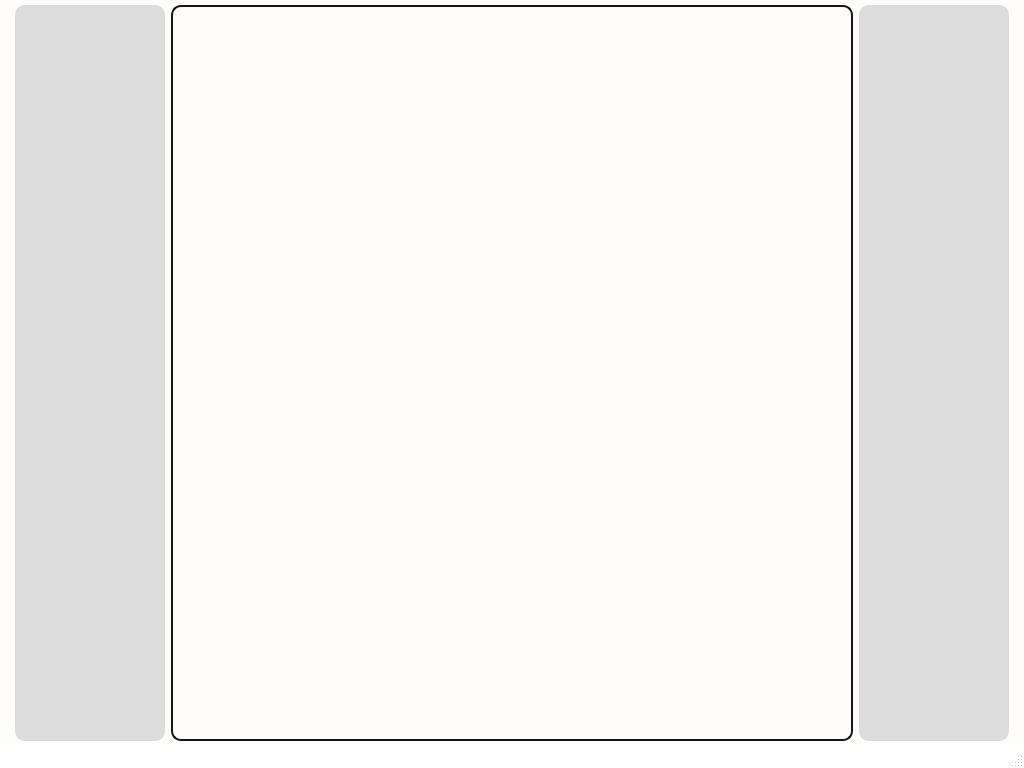
<?xml version="1.0" encoding="UTF-8"?>
<ui version="4.0">
 <class>MainWindow</class>
 <widget class="QMainWindow" name="MainWindow">
  <property name="geometry">
   <rect>
    <x>0</x>
    <y>0</y>
    <width>1024</width>
    <height>768</height>
   </rect>
  </property>
  <property name="sizePolicy">
   <sizepolicy hsizetype="Preferred" vsizetype="Preferred">
    <horstretch>0</horstretch>
    <verstretch>0</verstretch>
   </sizepolicy>
  </property>
  <property name="minimumSize">
   <size>
    <width>0</width>
    <height>0</height>
   </size>
  </property>
  <property name="maximumSize">
   <size>
    <width>16777215</width>
    <height>16777215</height>
   </size>
  </property>
  <property name="font">
   <font>
    <family>Roboto</family>
   </font>
  </property>
  <property name="windowTitle">
   <string>NanoCET</string>
  </property>
  <property name="styleSheet">
   <string notr="true">QMainWindow {
	background-color: rgb(255, 255, 255);
}

/*rgba(255, 117, 26)*/
/*rgba(226, 83, 3)*/

QWidget#centralwidget {
	background-color: rgba(226, 83, 3, 1%);
	padding-top: 20px;
	padding-right: 20px;
	padding-left: 20px;
	padding-bottom: 5px;
}

QWidget#main_widget {
	border-color: rgb(22,22,22);
	border-style: solid;
    border-radius: 10px;
	border-width: 2px;
}

QPushButton {
	background-color: rgba(226, 83, 3, 100%);
	color: rgb(255,255,255);
	border-color: rgba(226, 83, 3, 100%);
	border-width: 1px;
	border-style: solid;
	border-radius: 10px;
	font-size: 16px;
	max-width: 200px;
	/*font-weight: bold;*/
	
}

QPushButton[flat='false'] {
	background-color: rgba(226, 83, 3, 100%);
	color: rgb(255,255,255);
	border-color: rgba(226, 83, 3, 100%);
	border-width: 1px;
	border-style: solid;
	border-radius: 10px;
	font-size: 16px;
	max-width: 200px;
	/*font-weight: bold;*/
	
}

QPushButton[flat='true'] {
	background-color: rgba(226, 83, 3, 1%);
	border-color: rgba(226, 83, 3, 50%);
	color: rgba(226, 83, 3, 50%);
}

QMenu {
	background-color: rgba(255, 117, 26, 100%);
	color: rgb(255,255,255);
	border-color: rgba(255, 117, 26, 100%);
	border-width: 1px;
	border-style: solid;
	border-radius: 10px;
	font-size: 16px;
}

QLabel {
	font-size: 16px; /*5rem;*/
	font-weight: 300;
}

QLabel[objectName^='subtitle'] {
	font-size: 18px; /*5rem;*/
	font-weight: 400;
	border: 1px solid rgb(255,255,255);
	border-bottom: 1px solid rgb(226, 83, 3);
}

QLabel#title {
	font-size: 24px;
	font-weight: 300;
	color: rgba(226, 83, 3, 100%);
	padding-left: 1px;
}

QLabel#helptext_label {
	font-size: 14px;
	font-weight: 100;
	padding-top: 16px;
}

QFrame#frame {
	border-color: rgba(226, 83, 3, 100%);
	border-style: solid;
    border-radius: 10px;
	border-width: 2px;
	min-width: 200px;
	max-width: 200px;
}

QLineEdit, QComboBox {
	border-radius: 10px;
	border-width: 1px;
	border-style: solid;
	border-color: rgba(0,0,0,50%);
	padding-left: 5px;
	font-size: 16px;
}

QComboBox::drop-down, QComboBox::drop-down:button {
	border-radius: 12px;
}</string>
  </property>
  <widget class="QWidget" name="centralwidget">
   <layout class="QHBoxLayout" name="horizontalLayout_2" stretch="0,5,0">
    <property name="leftMargin">
     <number>15</number>
    </property>
    <property name="topMargin">
     <number>5</number>
    </property>
    <property name="rightMargin">
     <number>15</number>
    </property>
    <property name="bottomMargin">
     <number>5</number>
    </property>
    <item>
     <widget class="QFrame" name="left_frame">
      <property name="minimumSize">
       <size>
        <width>150</width>
        <height>0</height>
       </size>
      </property>
      <property name="styleSheet">
       <string notr="true">Label {
	font-size: 16px;
	font-weight: 200;
	color: rgba(0,0,0,30%);
	border-color: rgb(100,200,100);
	border-style: solid;
    border-radius: 10px;
	border-width: 2px;
    /*margin: 2px;
	max-height: 50px;
	max-width: 150px;*/
}

QFrame {
	background-color: rgb(220,220,220);
	border-color: rgb(220,220,220);
	border-style: solid;
    border-radius: 10px;
	border-width: 2px;
    padding: 2px;
}</string>
      </property>
      <layout class="QVBoxLayout" name="verticalLayout">
       <property name="spacing">
        <number>3</number>
       </property>
       <item>
        <spacer name="horizontalSpacer">
         <property name="orientation">
          <enum>Qt::Horizontal</enum>
         </property>
         <property name="sizeHint" stdset="0">
          <size>
           <width>40</width>
           <height>20</height>
          </size>
         </property>
        </spacer>
       </item>
      </layout>
     </widget>
    </item>
    <item>
     <widget class="QWidget" name="main_widget" native="true">
      <property name="minimumSize">
       <size>
        <width>0</width>
        <height>0</height>
       </size>
      </property>
      <property name="styleSheet">
       <string notr="true"/>
      </property>
      <layout class="QVBoxLayout" name="verticalLayout_2">
       <property name="sizeConstraint">
        <enum>QLayout::SetDefaultConstraint</enum>
       </property>
      </layout>
     </widget>
    </item>
    <item>
     <widget class="QFrame" name="right_frame">
      <property name="minimumSize">
       <size>
        <width>150</width>
        <height>0</height>
       </size>
      </property>
      <property name="styleSheet">
       <string notr="true">Label {
	font-size: 16px;
	font-weight: 200;
	color: rgba(0,0,0,30%);
	border-color: rgb(100,200,100);
	border-style: solid;
    border-radius: 10px;
	border-width: 2px;
    /*margin: 2px;
	max-height: 50px;
	max-width: 150px;*/
}

QFrame {
	background-color: rgb(220,220,220);
	border-color: rgb(220,220,220);
	border-style: solid;
    border-radius: 10px;
	border-width: 2px;
    padding: 2px;
}</string>
      </property>
      <layout class="QVBoxLayout" name="verticalLayout_3">
       <item>
        <spacer name="horizontalSpacer_2">
         <property name="orientation">
          <enum>Qt::Horizontal</enum>
         </property>
         <property name="sizeHint" stdset="0">
          <size>
           <width>40</width>
           <height>20</height>
          </size>
         </property>
        </spacer>
       </item>
      </layout>
     </widget>
    </item>
   </layout>
  </widget>
  <widget class="QMenuBar" name="menubar">
   <property name="geometry">
    <rect>
     <x>0</x>
     <y>0</y>
     <width>1024</width>
     <height>31</height>
    </rect>
   </property>
  </widget>
  <widget class="QStatusBar" name="statusbar"/>
 </widget>
 <resources/>
 <connections/>
</ui>
